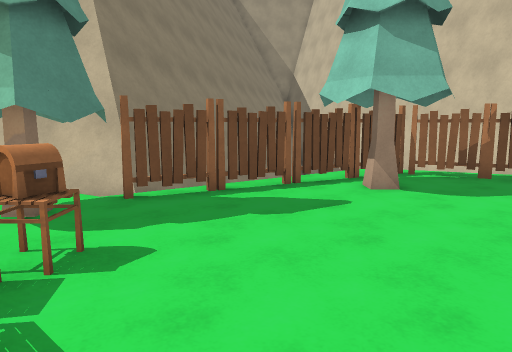
View 1 (above)

17 first-person views from a walk through a scene from a Unity 3-D project. The camera is 1.5 m above the floor, tilts 8° down and sees 70° across. The floor is counted in squares, 1 m on a side. Each view is taken from the middle of a square. On the plan, view 1 faces up. The plan holds only what a view shows up to about 16 squares ahead; the rest is blank. The place goes on beyond the plan. The player character is not drawn.

View 2
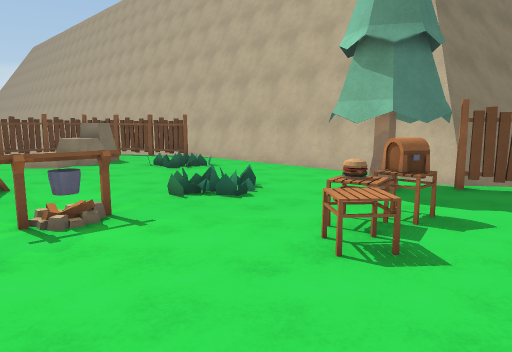

View 3
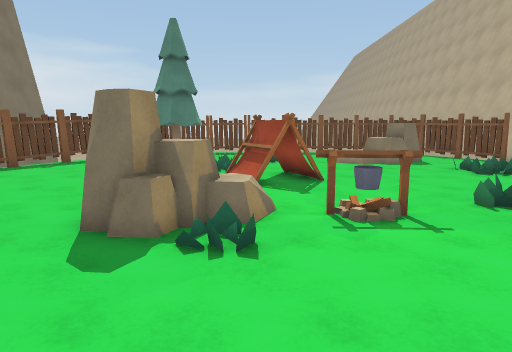

View 4
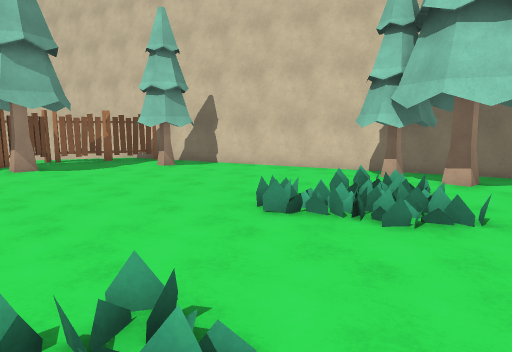

View 5
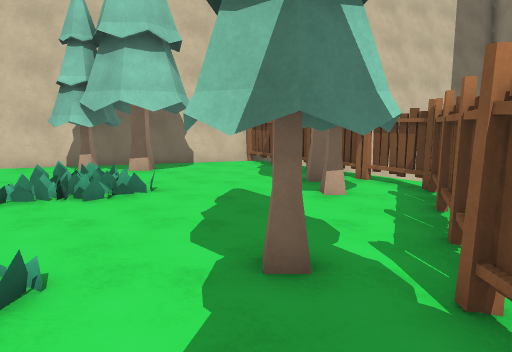

View 6
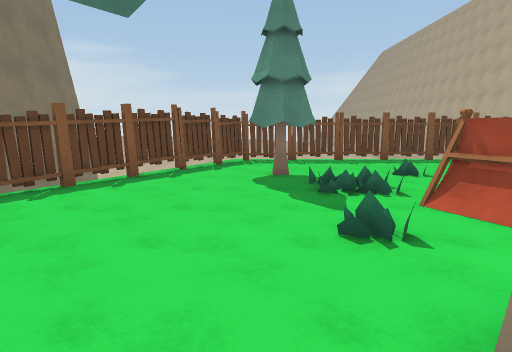

View 7
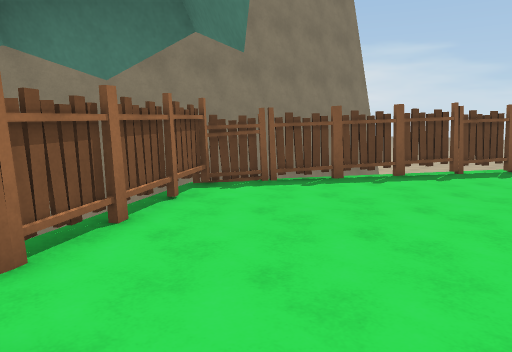

View 8
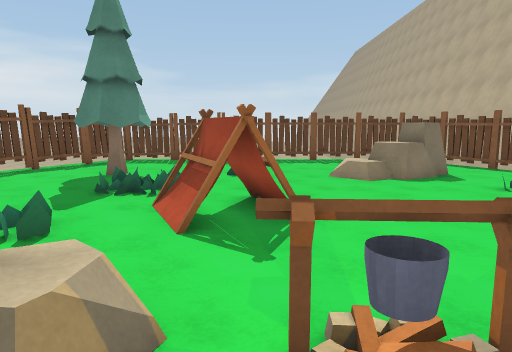

View 9
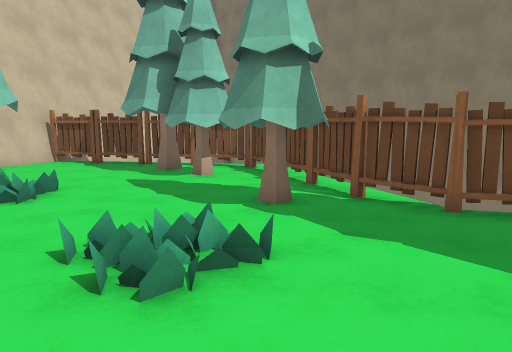

View 10
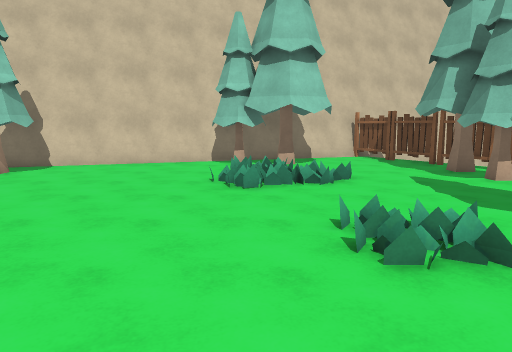

View 11
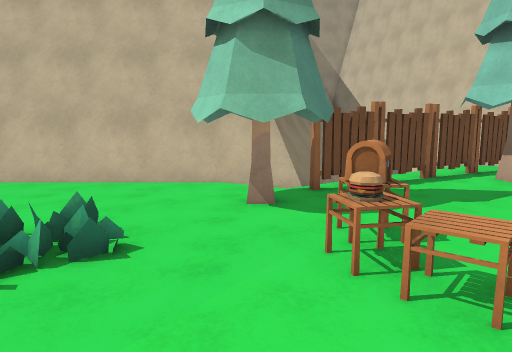

View 12
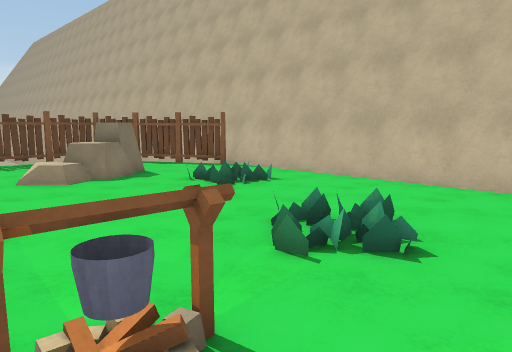

View 13
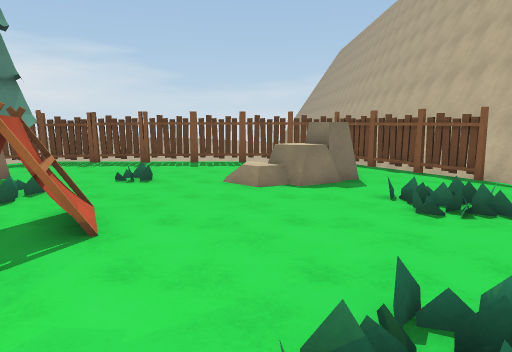

View 14
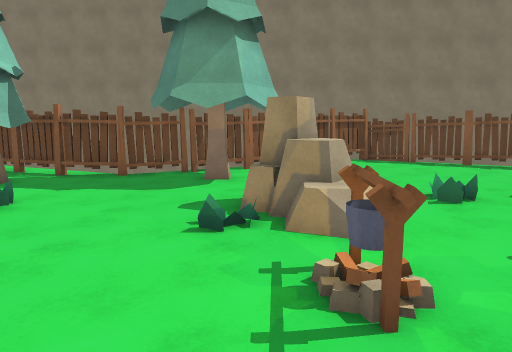

View 15
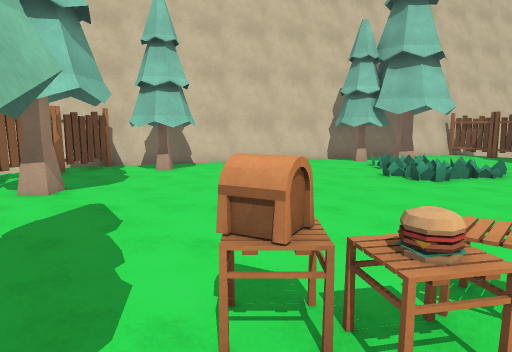

View 16
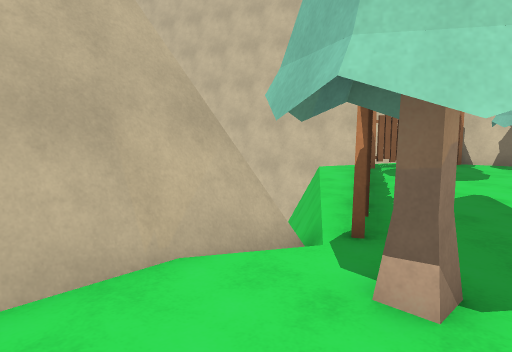

View 17
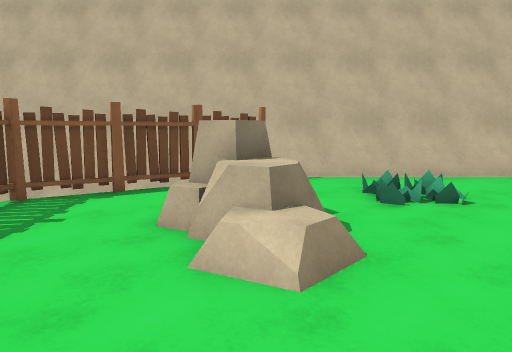

### Floor plan
Key: @ floor where view 1 was taken; # wall or solid block; . main floor; - floor 0.5 m lower than the main floor; = window, fence, low wall or low ledge; v drop or lower ground; F fence; T tree; A table; R rock; C campfire; E tent; O other object.
Columns run from 22 left of view 1 to 14 right of it. Each row starts with its distance up from view 1.
 13                     #v   vv  ##
 12                    ##v vv...vv#
 11                    #= vv.FFFF.#
 10 ####################vvvFTT..FF##
  9 ####################v.FF.#....F#
  8 vvvvvvFF...........-FF.......TT##
  7     FFF..........TTF........TTT##
  6    FF............T#T.........TT.#
  5   F....R.........TTT............##
  4   F...RR.......O...AA...........##
  3   F...RRR..........AA............#
  2   F....R...........AA............#
  1   F.............C...............T##
  0   F.............C.....@........TTT#
 -1   F....O...EEE..C..........O.  TTT#
 -2   F........EEE..R...........O ..#.##
 -3   F......O.....RRR....O............#
 -4   F....T.....O..RR.................#
 -5   F...T#T.......R.......T..........##
 -6   F...TTT..............TTT........FF#
 -7    FF.............#....TTT.TTT...FFv
 -8     FF..............FFFFF..TTT#FFv
 -9       FF..........FFF vvFFFF FFF
-10        FF.......FFv      v.FFF.
-11          FF...FFvv
-12           FF.FFv
-13             Fv
-14    vvv
-15   ######### vvv

Positions as (right, up) in squares from view 1, and headings:
1: (0, 0), facing up
2: (0, -2), facing up-left
3: (0, -2), facing left
4: (0, -5), facing up-right
5: (-2, -6), facing right
6: (-4, -6), facing left
7: (-4, -5), facing down-left
8: (-4, -1), facing left
9: (-3, -1), facing down-right
10: (-4, -1), facing right
11: (-4, -1), facing up
12: (-4, -1), facing up-left
13: (-5, 2), facing left
14: (-5, 3), facing down
15: (-5, 4), facing right
16: (-7, 5), facing up-right
17: (-15, -2), facing up
